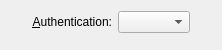
<?xml version="1.0" encoding="UTF-8"?>
<ui version="4.0">
 <class>EapMethodStack</class>
 <widget class="QWidget" name="EapMethodStack">
  <property name="geometry">
   <rect>
    <x>0</x>
    <y>0</y>
    <width>222</width>
    <height>42</height>
   </rect>
  </property>
  <layout class="QVBoxLayout" name="verticalLayout">
   <item>
    <layout class="QHBoxLayout" name="horizontalLayout">
     <item>
      <spacer name="horizontalSpacer">
       <property name="orientation">
        <enum>Qt::Horizontal</enum>
       </property>
       <property name="sizeHint" stdset="0">
        <size>
         <width>40</width>
         <height>20</height>
        </size>
       </property>
      </spacer>
     </item>
     <item>
      <widget class="QLabel" name="label">
       <property name="text">
        <string>&amp;Authentication:</string>
       </property>
       <property name="alignment">
        <set>Qt::AlignRight|Qt::AlignTrailing|Qt::AlignVCenter</set>
       </property>
       <property name="buddy">
        <cstring>cboEapMethod</cstring>
       </property>
      </widget>
     </item>
     <item>
      <widget class="KComboBox" name="cboEapMethod"/>
     </item>
     <item>
      <spacer name="horizontalSpacer_2">
       <property name="orientation">
        <enum>Qt::Horizontal</enum>
       </property>
       <property name="sizeHint" stdset="0">
        <size>
         <width>40</width>
         <height>20</height>
        </size>
       </property>
      </spacer>
     </item>
    </layout>
   </item>
   <item>
    <widget class="QStackedWidget" name="eapMethods"/>
   </item>
  </layout>
 </widget>
 <customwidgets>
  <customwidget>
   <class>KComboBox</class>
   <extends>QComboBox</extends>
   <header>kcombobox.h</header>
  </customwidget>
 </customwidgets>
 <resources/>
 <connections/>
</ui>
